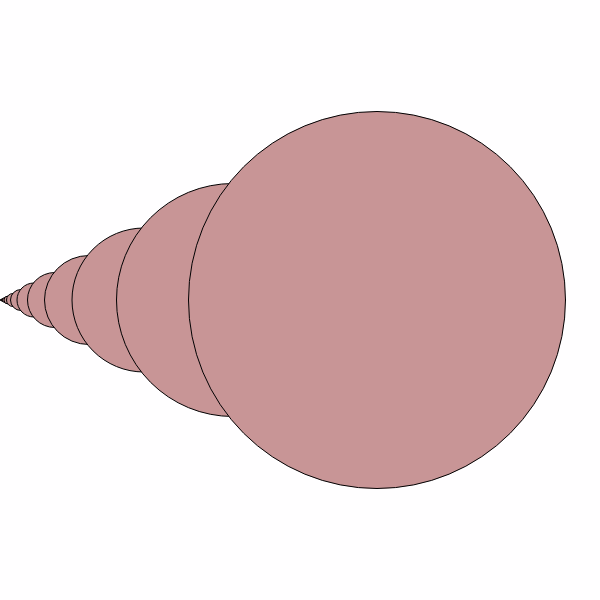
Frame 1 (no input)
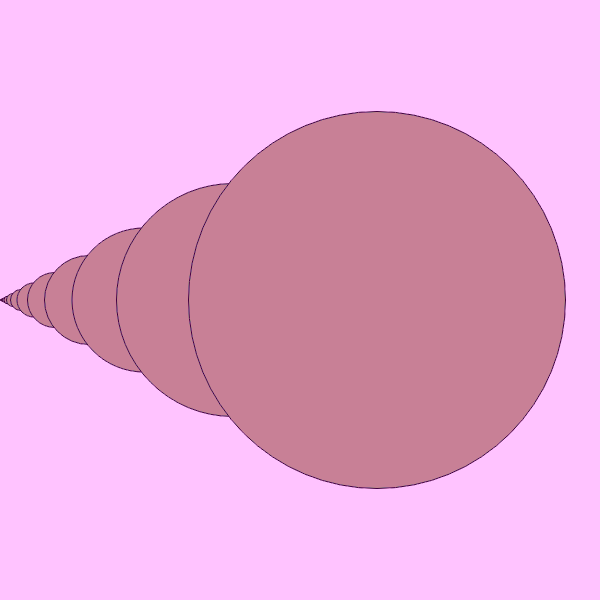
Frame 60 (no input)
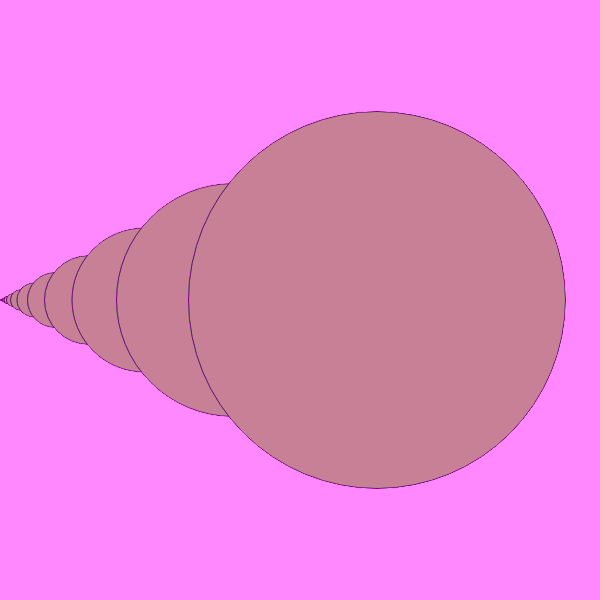
Frame 120 (the mouse pressed at the canvas centre since frame 60)

The p5.js sketch that drew these frames (run headless with seeded random() and noise() and a simulated clock; from frame 60 on, the mouse is pressed at the canvas centre):

// p5.js sketch
// ── sketch.js
//Simple Fibonacci series generator

function setup() {
  createCanvas(600, 600);
  fill(100, 120, 150, 100);
  series(0, 1); //starting nos
}

function draw() {
  background(9000,100,2500,1);
}


function series(a, b) {
  fill(200,150,150);
  ellipse(b, height / 2, b, b); //x loc, dia are fibo nos
  if (b < width / 2) //allow until max size
  {
    series(b, a + b); //core logic
  }
}
